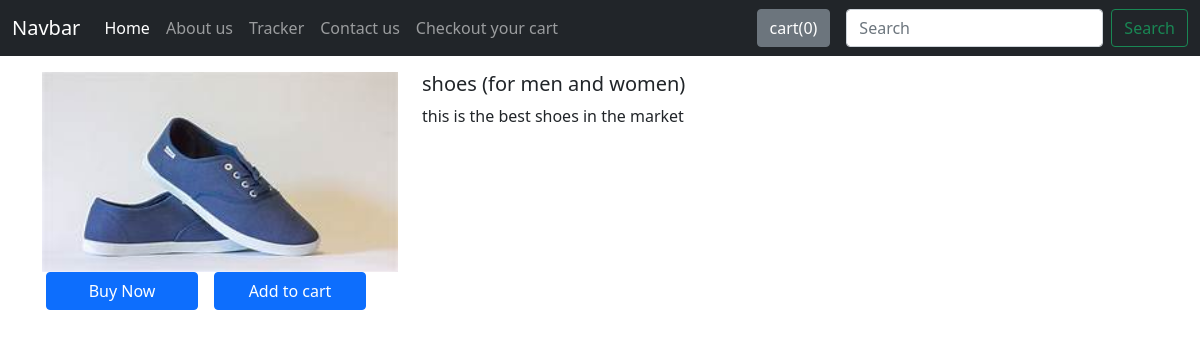
The page /shop/products/10 on the database its author committed.
### shop/models.py (models this page shows, shortened)
class Product(models.Model):
    product_id = models.AutoField
    product_name = models.CharField(max_length=50)
    category = models.CharField(max_length=50, default="")
    subcategory = models.CharField(max_length=50, default="")
    price = models.IntegerField(default=0)
    desc = models.CharField(max_length=300)
    pub_date = models.DateField()
    image = models.ImageField(upload_to='shop/images', default="")

### shop/views.py (the view)
# urls.py: path("products/<int:myid>", views.productview ,name="productview"),
def productview(request,myid):
    product = Product.objects.filter(id=myid)
    return render(request,'shop/prodview.html',{'product':product[0]})

### shop/templates/shop/prodview.html (shortened to what this page needs)
{% extends 'shop/base.html' %}
 {% block body %}
<div class="container mt-3">
<div class="row">
 <div class="col-md-4">
  <div class="row" >
  <img src="/media/{{product.image}}" width="100" height="200">
   </div>
  <div class="row">
   <button class="btn btn-primary mx-3" style="width:40%">Buy Now</button>
   <button class="btn btn-primary" style="width:40%">Add to cart</button>
  </div>
 </div>
 <div class="col-md-8">
  <h5>{{product.product_name}}</h5>
  <p>{{product.desc}}</p>
 </div>
 </div>
</div>
{% endblock %}

### rows shown on the page
Product: image (picture), product_name "shoes (for men and women)", desc "this is the best shoes in the market"
